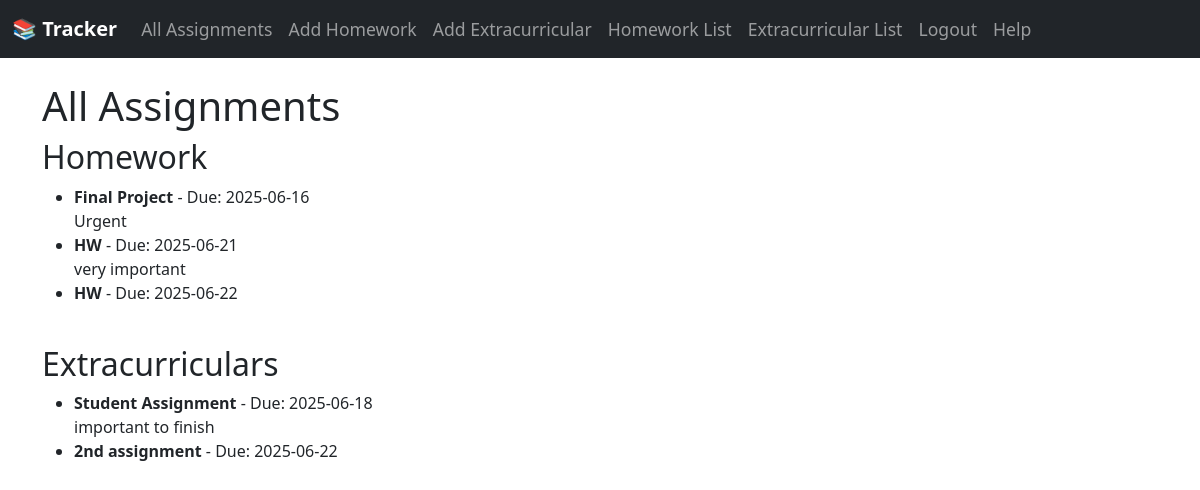
Screenshot of /all_assignments (signed in) with the database file from the repository.
### app/models.py (models this page shows)
class Homework(db.Model):
    id = db.Column(db.Integer, primary_key=True)
    title = db.Column(db.String(100), nullable=False)
    category = db.Column(db.String(30), nullable=False)
    due_date = db.Column(db.Date, nullable=False)
    description = db.Column(db.Text)
    timestamp = db.Column(db.DateTime, default=datetime.utcnow)
    user_id = db.Column(db.Integer, db.ForeignKey('user.id'), nullable=False)

class Extracurricular(db.Model):
    id = db.Column(db.Integer, primary_key=True)
    title = db.Column(db.String(140), nullable=False)
    category = db.Column(db.String(140), nullable=False)
    due_date = db.Column(db.Date, nullable=False)
    description = db.Column(db.Text, nullable=True)
    timestamp = db.Column(db.DateTime, index=True, default=datetime.utcnow)
    user_id = db.Column(db.Integer, db.ForeignKey('user.id'))

### app/routes/combined_routes.py (the view)
@combined_bp.route('/all_assignments')
@login_required
def all_assignments():
    homeworks = Homework.query.filter_by(user_id=current_user.id).order_by(Homework.due_date.asc()).all()
    extracurriculars = Extracurricular.query.filter_by(user_id=current_user.id).order_by(Extracurricular.due_date.asc()).all()
    return render_template('all_assignments.html', homeworks=homeworks, extracurriculars=extracurriculars)

### app/models.py (called while the page is built)
@login_manager.user_loader
def load_user(user_id):
    return User.query.get(int(user_id))

### app/templates/all_assignments.html (shortened to what this page needs)
{% extends "base.html" %}
{% block content %}
<h1>All Assignments</h1>
<h2>Homework</h2>
{% if homeworks %}
    <ul>
    {% for hw in homeworks %}
        <li>
            <strong>{{ hw.title }}</strong> - Due: {{ hw.due_date.strftime('%Y-%m-%d') }}<br>
            {{ hw.description }}<br>
        </li>
    {% endfor %}
    </ul>
{% else %}
    <p>No homework assignments found.</p>
{% endif %}
<h2>Extracurriculars</h2>
{% if extracurriculars %}
    <ul>
    {% for ec in extracurriculars %}
        <li>
            <strong>{{ ec.title }}</strong> - Due: {{ ec.due_date.strftime('%Y-%m-%d') }}<br>
            {{ ec.description }}<br>
        </li>
    {% endfor %}
    </ul>
{% else %}
    <p>No extracurricular assignments found.</p>
{% endif %}
{% endblock %}

### app/static/style.css (style rules this page uses)
body { background-color: #f8f9fa; font-family: "Segoe UI", Tahoma, Geneva, Verdana, sans-serif; }

### rows the page displays
Homework: title "Final Project", due_date "2025-06-16", description "Urgent"
Homework: title "HW", due_date "2025-06-21", description "very important"
Homework: title "HW", due_date "2025-06-22"
Extracurricular: title "Student Assignment", due_date "2025-06-18", description "important to finish"
Extracurricular: title "2nd assignment", due_date "2025-06-22"
